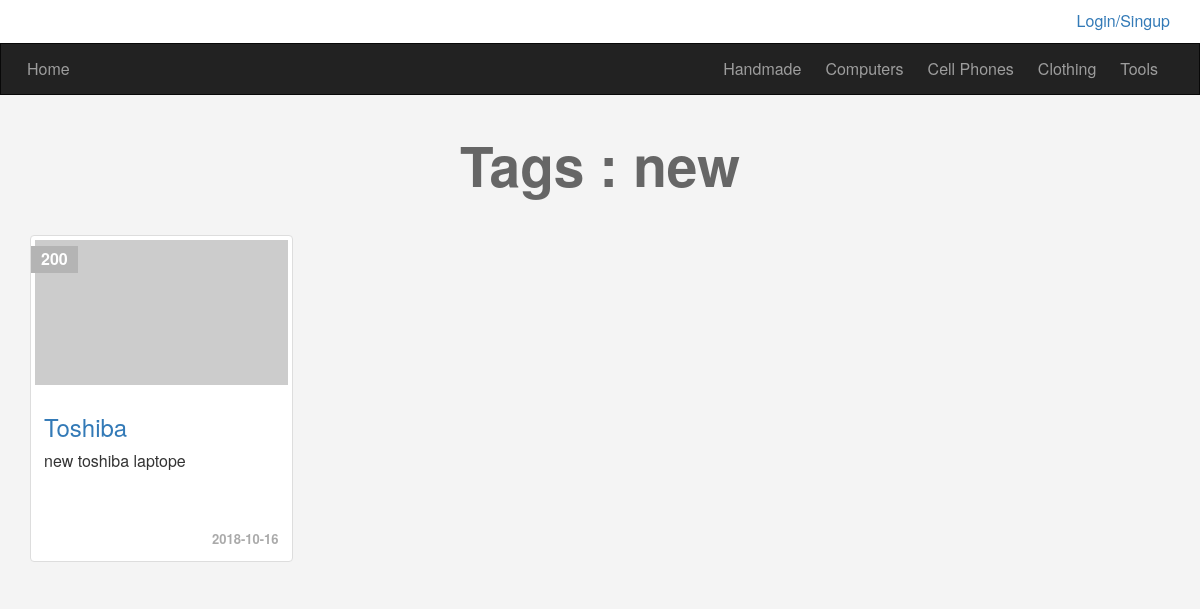
The page /tags.php?tagname=new on the database as committed earlier.
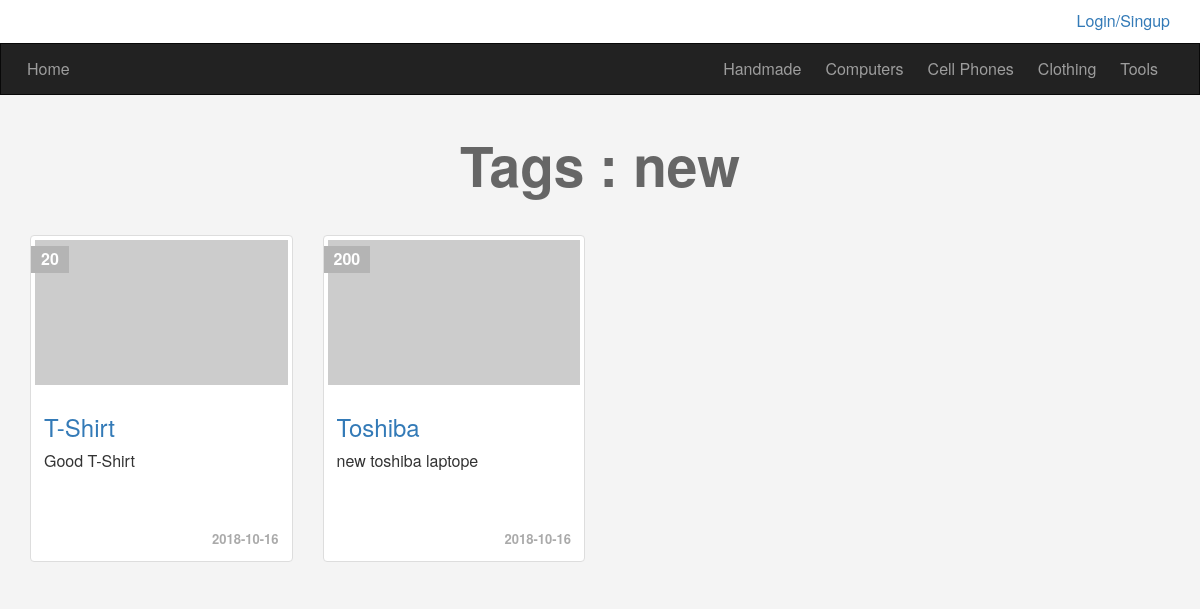
The same page on the database as committed later.
### tables this page shows
CREATE TABLE `categories` (
  `ID` int(11) NOT NULL,
  `Name` varchar(255) NOT NULL,
  `Description` text NOT NULL,
  `parent` int(11) NOT NULL,
  `Ordering` int(11) NOT NULL DEFAULT '0',
  `Visibility` tinyint(4) NOT NULL DEFAULT '1' COMMENT '0 = hidden, 1 = visible',
  `Allow_Comment` tinyint(4) NOT NULL DEFAULT '1',
  `Allow_Ads` tinyint(4) NOT NULL DEFAULT '1'
);

CREATE TABLE `items` (
  `ItemID` int(11) NOT NULL,
  `Name` varchar(255) NOT NULL,
  `Description` text NOT NULL,
  `Price` varchar(255) NOT NULL,
  `Add_Date` date NOT NULL,
  `Country_Made` varchar(255) NOT NULL,
  `Image` varchar(255) NOT NULL,
  `Status` varchar(255) NOT NULL COMMENT 'New, Used, Like New, ...',
  `Rating` smallint(6) NOT NULL,
  `Approve` tinyint(4) NOT NULL DEFAULT '0' COMMENT '0 == Not approved, 1 == approved',
  `CatID` int(11) NOT NULL,
  `MemberID` int(11) NOT NULL,
  `Tags` varchar(255) NOT NULL
);

### init.php (called while the page is built, shortened)
<?php
  include 'admin/connect.php';
  $tpl  = "includes/templates/";
  $func = "includes/functions/";
  $css  = "layout/css/";
  include $func . "functions.php";
  include $tpl . "header.php";

### includes/functions/functions.php (called while the page is built, shortened)
<?php
  function getFrom($params = array(
    "fields"      => array(),
    "table"       => '',
    "joins"       => array(array("type" => "INNER", "table" => "", "primary" => "", "foreign" => "")),
    "conditions"  => array(array('key' => "", "operator" => "=", "value" => "")),
    "orderBy"     => "",
    "orderType"   => 'DESC',
    "limit"       => null
  ), $fetch = "fetchAll") {
    if (isset($params["table"]) && !empty($params["table"])) {
      $params['fields']      = (isset($params['fields'])) ? $params['fields']: array('*');
      $params['conditions']  = (isset($params['conditions'])) ? $params['conditions']: array();
      $params['joins']       = (isset($params['joins'])) ? $params['joins']: "";
      $params['orderBy']     = (isset($params['orderBy'])) ? $params['orderBy']: "";
      $params['orderType']   = (isset($params['orderType'])) ? strtoupper($params['orderType']): 'DESC';
      $params['limit']       = (isset($params['limit'])) ? 'LIMIT ' . $params['limit']: null;
      $params['fields'] = (!empty($params['fields']) && is_array($params['fields'])) ? implode(", ", $params['fields']) : '*';
      $joins = "";
      $where  = "";
      $keys   = array();
      $values = array();
      if (!empty($params['conditions']) && is_array($params['conditions'])) {
        $where = "WHERE";
        if (isset($params['conditions']["key"]) && isset($params['conditions']["value"])) {
          $params['conditions']["operator"] = (isset($params['conditions']["operator"]) && !empty($params['conditions']["operator"])) ? $params['conditions']["operator"] : "=";
          $keys[] = "{$params['conditions']["key"]} {$params['conditions']["operator"]} ?";
          $values[] = $params['conditions']["value"];
        } else {
          foreach ($params['conditions'] as $key => $value) {
            if (!empty($value) && is_array($value)) :
              $value["operator"] = (isset($value["operator"]) && !empty($value["operator"])) ? $value["operator"] : "=";
              $keys[] = "{$value["key"]} {$value["operator"]} ?";
              $values[] = $value["value"];
            else :
              $keys[] = "$key = ?";
              $values[] = $value;
            endif;
          }
        }
        $where = $where . " " . implode(" AND ", $keys);
      }
      if ($params['orderBy'] === "") {
        $params['orderType'] = ($params['orderType'] === "RAND()") ? "ORDER BY RAND()" : "";
      } else {
        if ($params['orderType'] === "" || $params['orderType'] == "DESC") :
          $params['orderBy']   = "ORDER BY " . $params['orderBy'];
          $params['orderType'] = "DESC";
        elseif ($params['orderType'] == "ASC") :
          $params['orderBy']   = "ORDER BY " . $params['orderBy'];
          $params['orderType'] = "ASC";
        elseif ($params['orderType'] == "RAND()") :
          $params['orderBy']   = "ORDER BY ";
          $params['orderType'] = "RAND()";
        else :
          $params['orderBy']   = "";
          $params['orderType'] = "";
        endif;
      }
      global $con;
      $stmt = $con->prepare("SELECT {$params['fields']} FROM {$params['table']} {$joins} {$where} {$params['orderBy']} {$params['orderType']} {$params['limit']}");
      $stmt->execute($values);
      if ($fetch === "fetch") { return $stmt->fetch(); }
      elseif ($fetch === "fetchColumn") { return $stmt->fetchColumn(); }
      else { return $stmt->fetchAll(); }
    } else {
      return array();
    }
  }

### tags.php (the view, shortened to what the changed rows need)
<?php
  include "init.php";
?>
<div class="container tags">
  <?php if (isset($_GET['tagname']) && !empty($_GET['tagname'])): ?>
    <?php $tagname = str_replace(" ", "", strtolower($_GET['tagname'])); ?>
    <h1 class="text-center">Tags : <?php echo $tagname ?> </h1>
    <div class="row">
      <?php
        $args = array(
          "table"       => "items",
          "conditions"  => array(array('key' => 'Tags', "operator" => "LIKE", "value" => "%" . $tagname . "%"), 'Approve' => 1),
          "orderBy"     => "ItemID",
        );
      ?>
      <?php foreach (getFrom($args) as $item): ?>
        <div class="col-sm-6 col-md-3">
          <div class="thumbnail item-box">
            <span class="item-price"><?php echo $item["Price"] ?></span>
            <img class="img-responsive" src="https://via.placeholder.com/350x200" alt="">
            <div class="caption">
              <h3><a href="items.php?itemid=<?php echo $item["ItemID"] ?>"><?php echo $item["Name"] ?></a></h3>
              <p><?php echo $item["Description"] ?></p>
              <div class="item-date"><?php echo $item["Add_Date"] ?></div>
            </div>
          </div>
        </div>
      <?php endforeach; ?>
    </div>
  <?php else: ?>
    <h1 class="text-center">Tags :</h1>
    <div class="alert alert-info">There's no item to show  (Page not found)</div>
  <?php endif; ?>
</div>
<?php include $tpl . "footer.php"; ?>

### includes/templates/header.php (shortened to what the changed rows need)
<!DOCTYPE html>
<html lang="en" dir="ltr">
  <head>
    <link rel="stylesheet" href="<?php echo $css . 'bootstrap.min.css' ?>">
    <link rel="stylesheet" href="<?php echo $css . 'font-awesome.min.css' ?>">
    <link rel="stylesheet" href="<?php echo $css . 'jquery-ui.css' ?>">
    <link rel="stylesheet" href="<?php echo $css . 'jquery.selectBoxIt.css' ?>">
    <link rel="stylesheet" href="<?php echo $css . 'frontend.css' ?>">
  </head>
  <body>
    <nav class="navbar navbar-inverse">
      <div class="container">
        <div class="collapse navbar-collapse" id="app-nav">
          <ul class="nav navbar-nav navbar-right">
            <?php $args = array("table" => "categories", "conditions" => array("parent" => 0), "orderBy" => "ID", "orderType" => "ASC"); ?>
            <?php foreach (getFrom($args) as $category): ?>
              <li><a href="<?php echo 'categories.php?pageid=' . $category['ID']; ?>"><?php echo $category['Name'] ?></a></li>
            <?php endforeach; ?>
          </ul>
        </div>
      </div>
    </nav>

Rows that differ between the two databases and show on the page:
added items: Price "20", Name "T-Shirt", Description "Good T-Shirt", Add_Date "2018-10-16"
